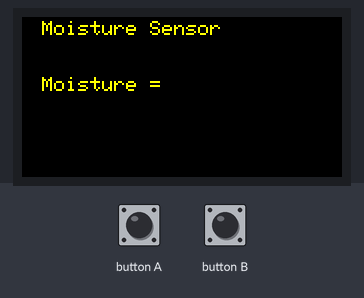
This sketch was run on a simulated ESP32. Parts: 160×80 colour display. Inputs (shaded band) come from the test bench.

Above: at 1.3 s.
1.4 s: button A pressed for 0.15 s
At 2.9 s:
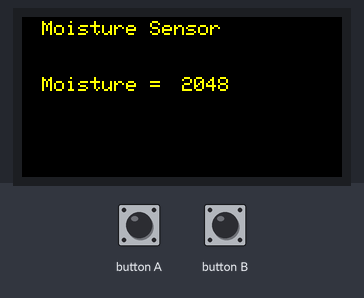
Timing chart, 0 to 4.4 s (numbered marks = the images above; inputs shaded):
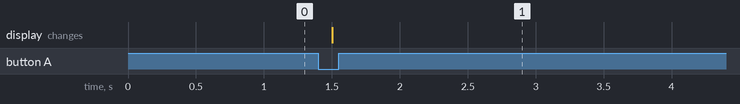

The sketch:

GroveCapacitiveMoisture.ino
```cpp
//anarogread でP33から受け取る
//水中及び空気中で出る値を定数として記録しそれから率を求める  //空気中4095
//LCD下のボタンを押したら値を取得する
#include <M5StickC.h>

//セットアップ
void setup()
{
  M5.begin();                                     //初期化関数
  M5.Lcd.setRotation(3);                          //画面を("x*90°")回転させる
  M5.Lcd.setTextColor(YELLOW,BLACK);              //テキストの色を黄色,背景を黒に変更
  M5.Lcd.setCursor(10, 2);                        //LCDのカーソル位置変更
   M5.Lcd.printf("Moisture Sensor\n");
  //pinMode(32, INPUT);                           //pinモードをインプットに変更
  M5.Lcd.setCursor(10, 30);                       //LCDのカーソル位置変更
  M5.Lcd.print("Moisture = ");
}

int sensorPin = 33;
uint16_t sensorValue = 0;

void loop()
{
    M5.update();        //ボタン情報の更新
    if ( M5.BtnA.wasPressed() )//LCD下部のボタンが押されたとき
     {
     sensorValue = analogRead(sensorPin);//データ取得
     delay(100);
     M5.Lcd.setCursor(10, 30);                  //LCDのカーソル位置変更
     M5.Lcd.print("Moisture = ");
     M5.Lcd.setCursor(80, 30);                       //LCDのカーソル位置変更
     M5.Lcd.printf("%d\n",sensorValue);
     }
}
```

Measured:
- after the input at 1.4 s, the display: changes after 0.10 s (image 1)
